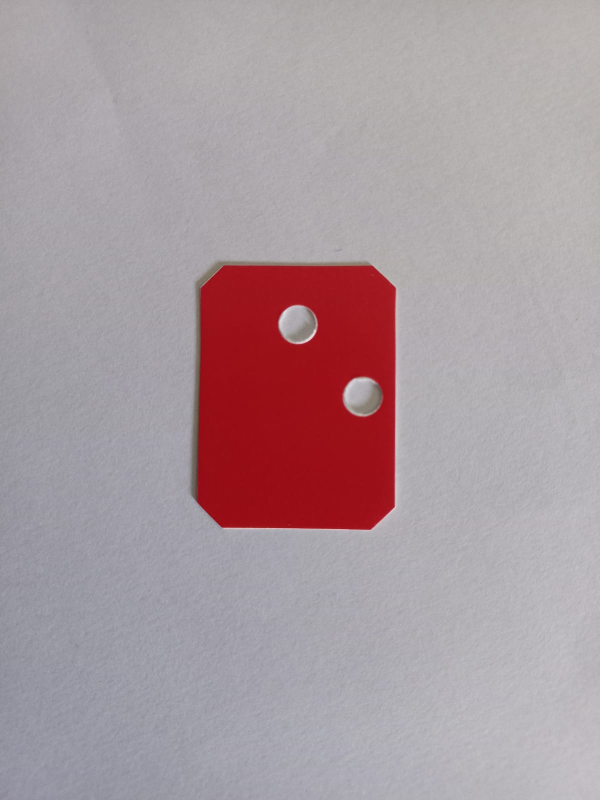
#> input picture Objetos_por_analizar/Obj1.jpeg, 1200 x 1600 px (shown at 1/2 size); its folder holds only this picture in this run
$ python miniproyecto.py
#> lines starting #> are read from the running program, lines starting #| are printed output that depends on the picture; after the words box and inside, x2 and y2 are one past the last pixel; in counts of white or black regions, pixels touching at a corner belong together
#Importar las librerías por utilizar
import os
import numpy as np
from skimage import io
from skimage.filters import threshold_otsu
from skimage.transform import resize

# 8-vecindad
VECINDAD = [
    (-1,-1), (-1, 0), (-1, 1),
    ( 0,-1),          ( 0, 1),
    ( 1,-1), ( 1, 0), ( 1, 1)]

# Maxima desviacion estandar de pixeles no cromaticos
MAX_STD=10

# Minimo porcentaje de pixeles cromaticos
MIN_CROM = 0.1  #10%

# Definicion de semillas para cada agujero
UP     = (120, 70)
DOWN   = (120,250)
RIGHT  = (200,160)
LEFT   = ( 40,160)
CENTER = (120,160)
SEEDS  = (UP,DOWN,RIGHT,LEFT,CENTER)

# Definicion de colores para cada agujero
UP_COLOR     = (255,  0,  0)
DOWN_COLOR   = (255,128,  0)
RIGHT_COLOR  = (  0,204,  0)
LEFT_COLOR   = (  0,128,255)
CENTER_COLOR = (204,  0,102)
SEED_COLORS  = (UP_COLOR,DOWN_COLOR,RIGHT_COLOR,LEFT_COLOR,CENTER_COLOR)

# Minimo de pixeles para considerar ubicacion de agujero
MIN_PX_PERF = 100

# Convierte la imagen RGBA a RGB
def rgba2rgb( rgba, background=(255,255,255) ):
    row, col, ch = rgba.shape
    if ch == 3:
        return rgba
    assert ch == 4, 'RGBA image has 4 channels.'
    rgb = np.zeros( (row, col, 3), dtype='float32' )
    r, g, b, a = rgba[:,:,0], rgba[:,:,1], rgba[:,:,2], rgba[:,:,3]
    a = np.asarray( a, dtype='float32' ) / 255.0
    R, G, B = background
    rgb[:,:,0] = r * a + (1.0 - a) * R
    rgb[:,:,1] = g * a + (1.0 - a) * G
    rgb[:,:,2] = b * a + (1.0 - a) * B
    return np.asarray( rgb, dtype='uint8' )

# Toma una imagen y determina si el objeto es cromático
def is_cromatic(image):
    image = rgba2rgb(image)
    rows,columns = image.shape[:2]
    pxl_sum = rows*columns
    clr_pxl = 0
    for row in range(rows):
        for column in range(columns):
            r = image[row][column][0]
            g = image[row][column][1]
            b = image[row][column][2]
            desvest = np.std([r,g,b])
            if desvest > MAX_STD:
                clr_pxl += 1
            if clr_pxl >= MIN_CROM*pxl_sum:
                return True
    return False

# Binariza una imagen (umbral default con método Otsu)
def binarize(image,thresh=0):
    if thresh==0:
        thresh = threshold_otsu(image)
    binary = image > thresh
    return binary

# Crea un región con una semilla y actualiza la imagen out_img
# con la región nueva y su color específico
def region_growth(
    seed,seed_color,bin_img,
    out_img = np.zeros(shape=(320,240,3), dtype=np.uint8)):
    h, w = bin_img.shape
    region = [seed]
    # Identifica si en la semilla hay una perforacion
    for seed in region:
        x = seed[0]
        y = seed[1]
        if bin_img[y][x] != True:
            return out_img
        out_img[y][x] = seed_color
    # imagen de pixeles visitados, evita revisitar pixeles
    visitado = np.zeros(shape=(bin_img.shape), dtype=np.uint8)
    # Crecimiento de la región
    while len(region):
        seed = region.pop(0)
        x = seed[0]
        y = seed[1]
        # Marca la semilla como visitada
        visitado[y][x] = 1
        for vecino in VECINDAD:
            cur_x = x + vecino[0]
            cur_y = y + vecino[1]
            # limites de la imagen
            if cur_x <0 or cur_y<0 or cur_x >= w or cur_y >=h :
                continue
            # crea nueva semilla si el pixel actual es igual a la semilla
            # y si aun no está visitado, marca pixel actual como visitado
            if (not visitado[cur_y][cur_x]) and (bin_img[cur_y][cur_x]==bin_img[y][x]):
                out_img[cur_y][cur_x] = seed_color
                visitado[cur_y][cur_x] = 1
                region.append((cur_x,cur_y))
    return out_img

# Crea una lista booleana que indica si hay o no agujeros
def agujeros(image):
    ctr = [0,0,0,0,0]
    w, h = image.shape[:2]
    # Conteo de pixeles por agujero
    for i in range(w):
        for k in range(h):
            for j in range(len(ctr)):
                if np.array_equal(image[i][k],SEED_COLORS[j]):
                    ctr[j] += 1
    res_agujeros = [False,False,False,False,False]
    # Evaluar si hay suficientes pixeles para considerarlo agujero
    for j in range(len(ctr)):
        if ctr[j]>=MIN_PX_PERF:
            res_agujeros[j] = True
    return res_agujeros

# Se realiza el crecimiento de regiones para cada agujero y envia resultado
def segmentacion_agujeros(bin_image):
    out_img = np.zeros(shape=(320,240,3), dtype=np.uint8)
    for j in range(len(SEEDS)):
        out_img = region_growth(SEEDS[j],SEED_COLORS[j],bin_image,out_img)
    res_agujeros = agujeros(out_img)
    return res_agujeros

def res_report(res_cromatic,res_agujeros):
    #Resultado cromatico
    cromatic_report = ' es no cromatico y '
    if res_cromatic == True:
            cromatic_report = ' es    cromatico y '
    #Resultado de los agujeros
    agujeros_report = 'hay perforaciones en las posiciones:'
    if np.array_equal(res_agujeros,[False,False,False,False,False]):
        agujeros_report = 'no se encontraron agujeros.'
        report = cromatic_report + agujeros_report
        return report
    if res_agujeros[0]: agujeros_report = agujeros_report + ' Superior'
    else: agujeros_report = agujeros_report + '         '
    if res_agujeros[1]: agujeros_report = agujeros_report + ' Inferior'
    else: agujeros_report = agujeros_report + '         '
    if res_agujeros[2]: agujeros_report = agujeros_report + ' Derecha'
    else: agujeros_report = agujeros_report + '        '
    if res_agujeros[3]: agujeros_report = agujeros_report + ' Izquierda'
    else: agujeros_report = agujeros_report + '          '
    if res_agujeros[4]: agujeros_report = agujeros_report + ' Central'
    report = cromatic_report + agujeros_report
    return report

# Escala y Recorta la imagen a 320x240
def edit_image(image,gray=False):
    if gray == True:
        y,x = image.shape
    else:
        y,x,l = image.shape
    y_div = y//3
    x_div = x//3
    cropped = image[y_div:2*y_div,x_div:2*x_div]
    resized = resize(cropped,(320,240),preserve_range=True).astype(int)
    return resized

# Ejecuta las funciones secuencialmente
def proyecto(image,bin_image):
    image = edit_image(image)
    bin_image = edit_image(bin_image,True)
    res_cromatic = is_cromatic(image)
    res_agujeros = segmentacion_agujeros(bin_image)
    return (res_report(res_cromatic,res_agujeros))

# Toma las imagenes de la carpeta "Objetos_por_analizar"
# Para cada imagen ejecuta el proceso "proyecto"
def main():
    try:
        os.remove("report_file.txt")
    except:
        report_file = open("report_file.txt", "x")
    report_file = open("report_file.txt", "x")
    path = os.getcwd()
    folder = 'Objetos_por_analizar'
    folder_path = os.path.join(path, folder)
    files = os.listdir(folder_path)
    for file in files:
        res_report = ''
        file_path = os.path.join(folder_path, file)
        foto = io.imread(file_path)
#> foto is the input picture: shape (1600, 1200, 3); mean R, G, B 169.8, 153.2, 158.7
        foto_bin= binarize(io.imread(file_path,True))
#> in binarize, `thresh = threshold_otsu(image)`: thresh = 0.423
#> in binarize, `thresh = threshold_otsu(image)`:
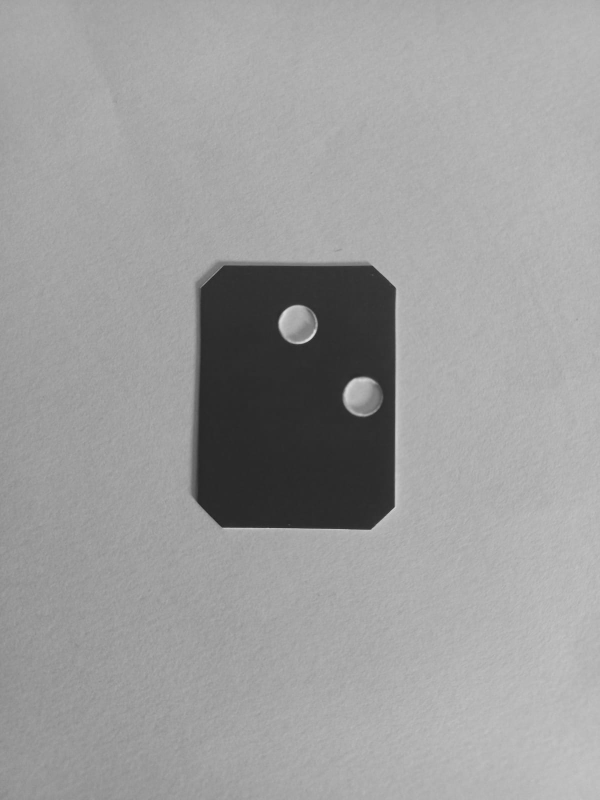
#> image: shape (1600, 1200) float64 (shown at 1/2 size); min 0.109, max 0.886, mean 0.616
#> in binarize, `binary = image > thresh`:
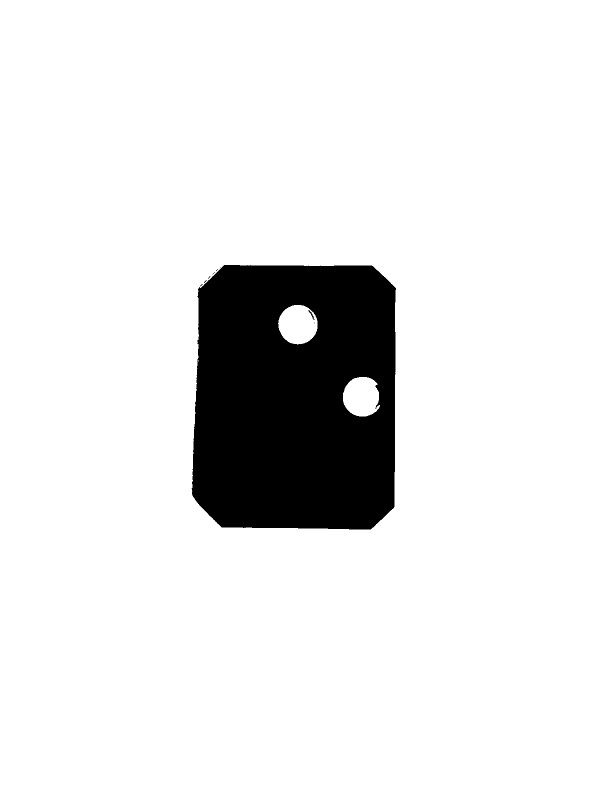
#> binary: shape (1600, 1200) bool (shown at 1/2 size); 89.8% white; 10 black regions (8 under 20 px), largest, box (x1, y1, x2, y2) and area: (383, 530, 792, 1059) 195072, (616, 621, 629, 640) 53
        res_report =file + proyecto(foto,foto_bin) + '\n'
#> in edit_image, `cropped = image[y_div:2*y_div,x_div:2*x_div]`:
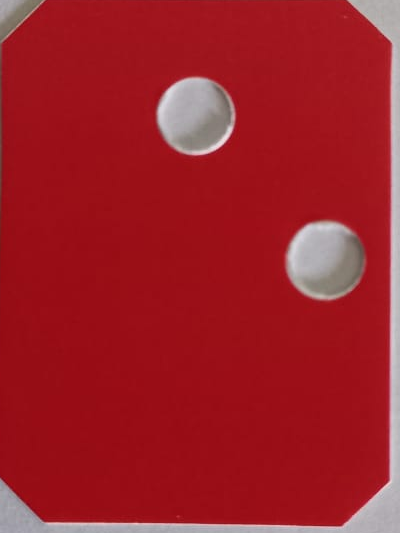
#> cropped: shape (533, 400, 3); mean R, G, B 157.9, 32.3, 40.2
#> call 2 of edit_image, with gray = True
#> in edit_image (call 2), `cropped = image[y_div:2*y_div,x_div:2*x_div]`:
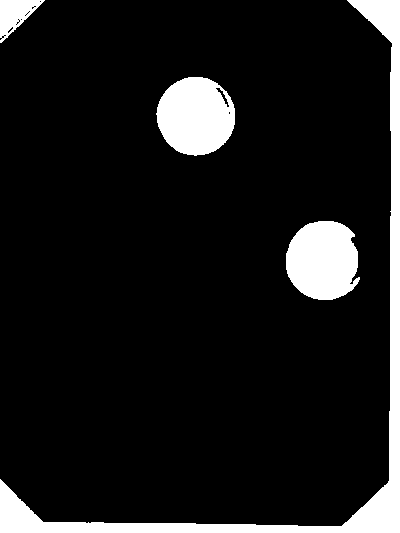
#> cropped: shape (533, 400) bool; 10.4% white; 4 white regions, box (x1, y1, x2, y2) and area: (0, 0, 400, 533) 11791, (156, 77, 235, 156) 4794, (286, 221, 360, 300) 4654, (0, 0, 45, 43) 980
#> in edit_image (call 2), `resized = resize(cropped,(320,240),preserve_range=True).astype(int)`:
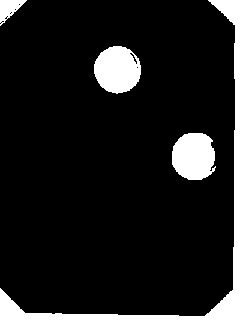
#> resized: shape (320, 240) int64; values 0 (black) and 1 (white), 10.4% white; 4 white regions, box (x1, y1, x2, y2) and area: (0, 0, 240, 320) 4232, (94, 46, 141, 94) 1725, (172, 133, 216, 180) 1676, (0, 0, 27, 26) 356
#> after the loop in is_cromatic, `for row in range(rows):`: clr_pxl = 7680
#> in proyecto, `res_cromatic = is_cromatic(image)`: res_cromatic = True
#> the loop in segmentacion_agujeros, `for j in range(len(SEEDS)):` made 5 passes
#> pass 1, in segmentacion_agujeros, `out_img = region_growth(SEEDS[j],SEED_COLORS[j],bin_image,out_img)`:
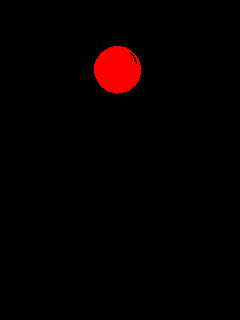
#> out_img: shape (320, 240, 3); mean of channels 0, 1, 2 5.7, 0, 0; drawn as R, G, B
#> pass 3, in segmentacion_agujeros, `out_img = region_growth(SEEDS[j],SEED_COLORS[j],bin_image,out_img)`:
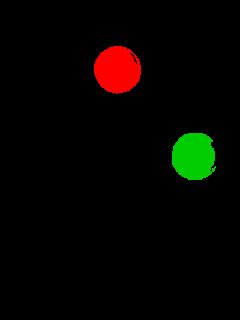
#> out_img: shape (320, 240, 3); 2.18% of pixels changed, all inside (x1, y1, x2, y2) = (172, 133, 216, 180); drawn as R, G, B
#> in segmentacion_agujeros, `res_agujeros = agujeros(out_img)`: res_agujeros = [True, False, True, False, False]
        report_file.write(res_report)
    report_file.close()

if __name__ == "__main__": main()

$ run again, on Objetos_por_analizar/Obj3.jpeg
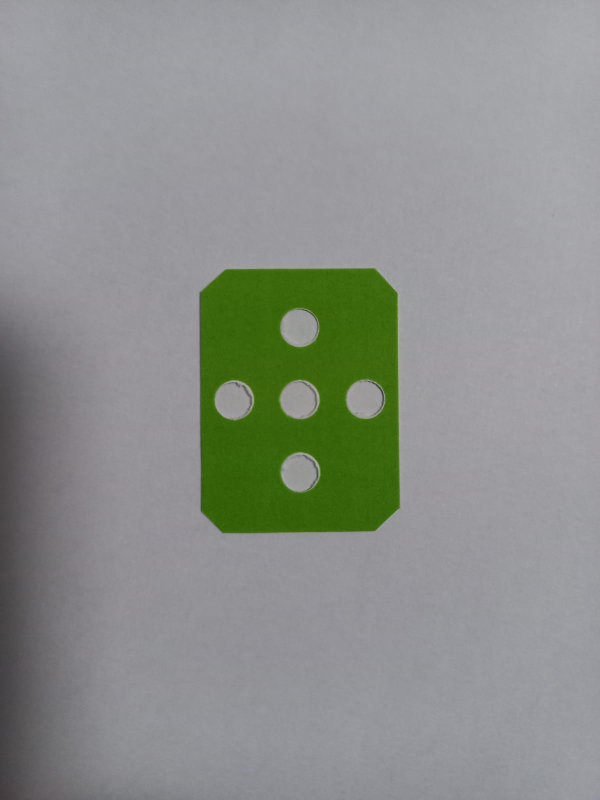
#> input picture Objetos_por_analizar/Obj3.jpeg, 1200 x 1600 px (shown at 1/2 size)
#> in main, foto is the input picture: shape (1600, 1200, 3); mean R, G, B 140.6, 144.3, 140
#> thresh = 0.478
#> in binarize, `binary = image > thresh`:
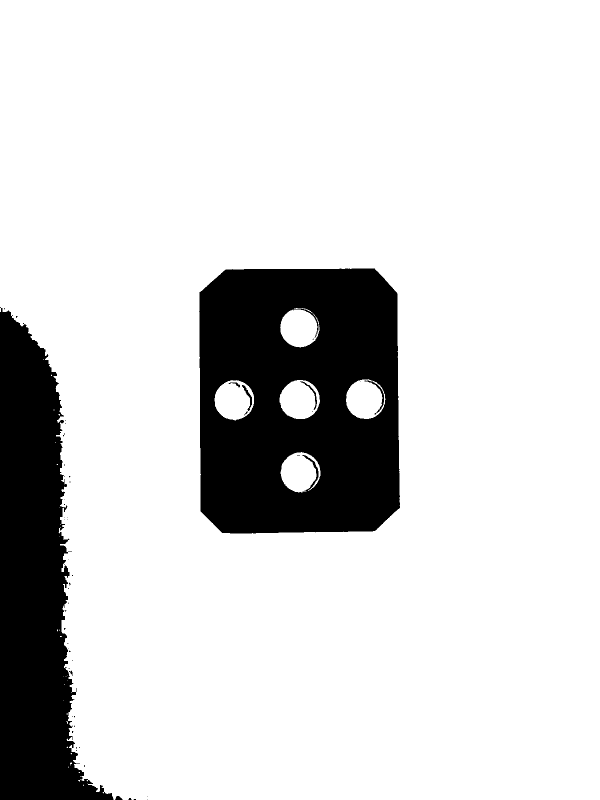
#> binary: shape (1600, 1200) bool (shown at 1/2 size); 84.1% white; 53 black regions (44 under 20 px), largest, box (x1, y1, x2, y2) and area: (398, 537, 800, 1067) 180630, (0, 614, 227, 1600) 123138, (729, 761, 768, 829) 294
#> cropped: shape (533, 400) bool; 15% white; 11 white regions (3 under 20 px), largest, box (x1, y1, x2, y2) and area: (0, 0, 400, 458) 5891, (159, 227, 240, 305) 4711, (292, 225, 371, 305) 4612
#> resized: shape (320, 240) int64; values 0 (black) and 1 (white), 15% white; 14 white regions (6 under 20 px), largest, box (x1, y1, x2, y2) and area: (0, 0, 240, 275) 2107, (95, 136, 144, 183) 1709, (17, 136, 65, 185) 1676
#> after the loop in is_cromatic, `for row in range(rows):`: clr_pxl = 7680
#> res_cromatic = True
#> after the loop in segmentacion_agujeros, `for j in range(len(SEEDS)):`:
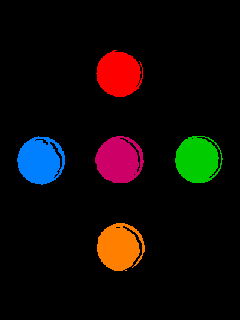
#> out_img: shape (320, 240, 3); mean of channels 0, 1, 2 15.5, 10, 7.8; drawn as R, G, B
#> in segmentacion_agujeros, `res_agujeros = agujeros(out_img)`: res_agujeros = [True, True, True, True, True]
